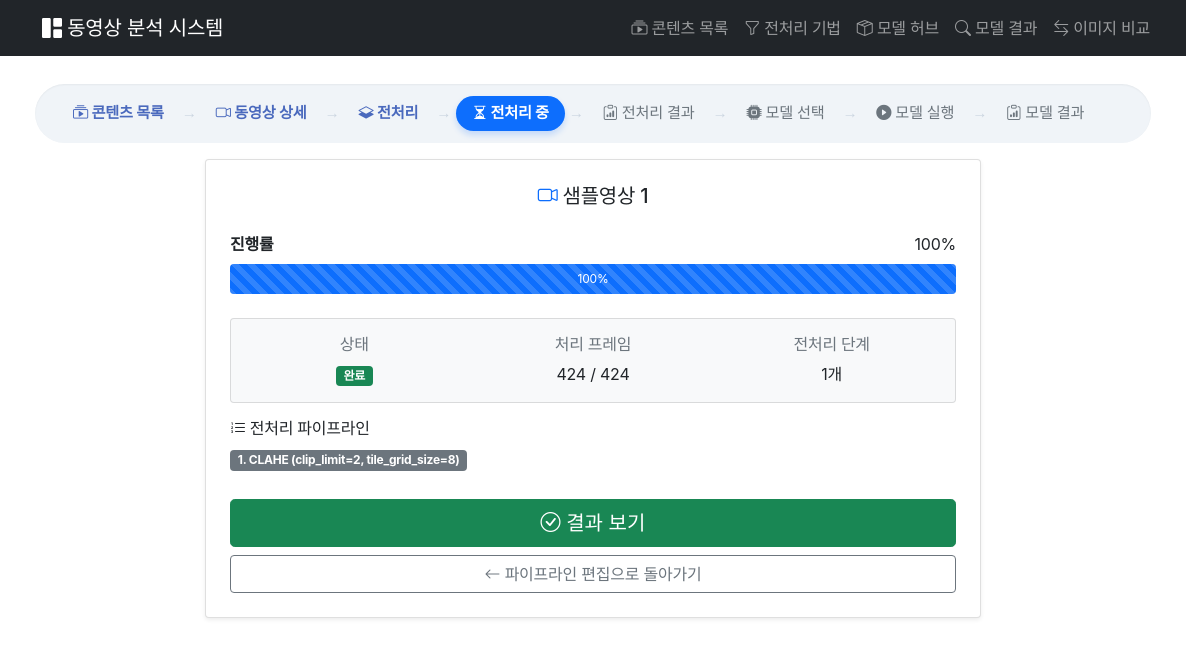
Before: /preprocess/1/progress/ with the older database file.
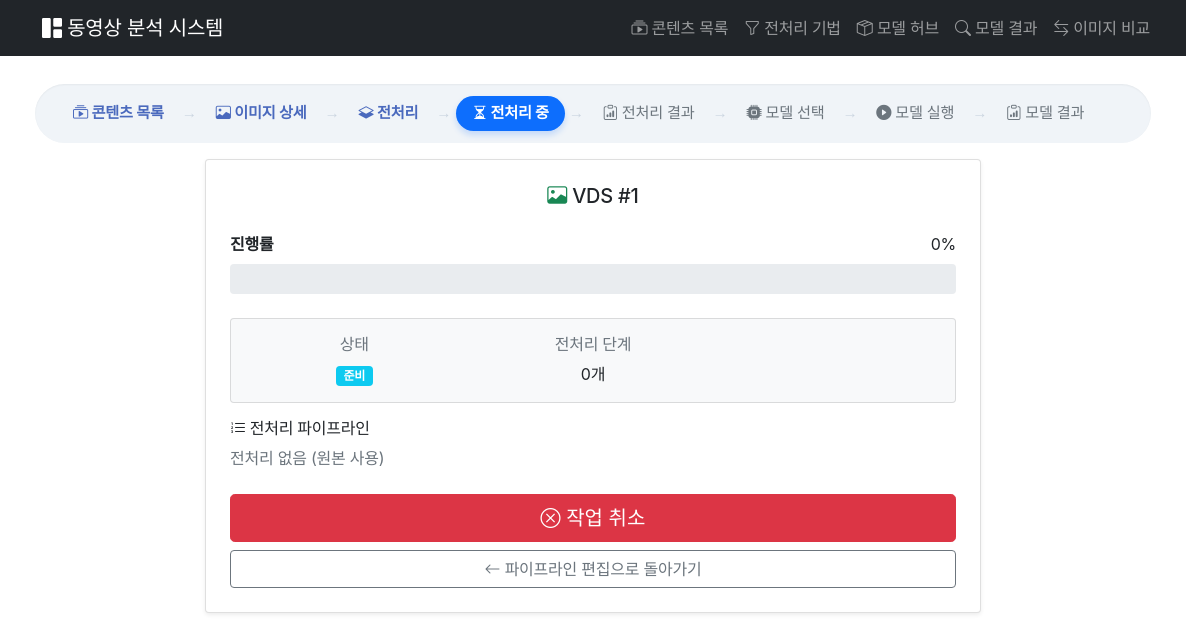
After: the same page with the newer database file.
### contents/models.py (models this page shows, shortened)
class Video(models.Model):
    title = models.CharField(max_length=200, verbose_name="제목")
    description = models.TextField(blank=True, verbose_name="설명")
    file = models.FileField(upload_to=video_upload_path, verbose_name="동영상 파일")
    thumbnail = models.ImageField(
        upload_to=thumbnail_upload_path, blank=True, null=True, verbose_name="썸네일"
    )
    file_size = models.BigIntegerField(default=0, verbose_name="파일 크기")
    uploaded_at = models.DateTimeField(auto_now_add=True, verbose_name="업로드 시간")
    class Meta:
        verbose_name = "동영상"
        verbose_name_plural = "동영상들"
        ordering = ["-uploaded_at"]

class Image(models.Model):
    title = models.CharField(max_length=200, verbose_name="제목")
    description = models.TextField(blank=True, verbose_name="설명")
    file = models.ImageField(upload_to=image_upload_path, verbose_name="이미지 파일")
    file_size = models.BigIntegerField(default=0, verbose_name="파일 크기")
    width = models.IntegerField(default=0, verbose_name="너비")
    height = models.IntegerField(default=0, verbose_name="높이")
    uploaded_at = models.DateTimeField(auto_now_add=True, verbose_name="업로드 시간")
    class Meta:
        verbose_name = "이미지"
        verbose_name_plural = "이미지들"
        ordering = ['-uploaded_at']

### preprocess/models.py (models this page shows, shortened)
class PreprocessingTask(models.Model):
    STATUS_CHOICES = [
        ("ready", "준비"),
        ("pending", "대기 중"),
        ("processing", "처리 중"),
        ("completed", "완료"),
        ("failed", "실패"),
        ("cancelled", "취소됨"),
    ]
    video = models.ForeignKey(
        Video,
        on_delete=models.CASCADE,
        related_name="preprocessing_tasks",
        null=True,
        blank=True,
        verbose_name="동영상",
    )
    image = models.ForeignKey(
        Image,
        on_delete=models.CASCADE,
        related_name="preprocessing_tasks",
        null=True,
        blank=True,
        verbose_name="이미지",
    )
    preprocessing_pipeline = models.JSONField(
        default=list,
        blank=True,
        verbose_name="전처리 파이프라인",
        help_text="적용할 전처리 기법들의 순서와 파라미터"
    )
    status = models.CharField(
        max_length=20,
        choices=STATUS_CHOICES,
        default="pending",
        verbose_name="상태"
    )
    progress = models.IntegerField(
        default=0,
        verbose_name="진행률 (%)"
    )
    current_step = models.CharField(
        max_length=200,
        blank=True,
        null=True,
        default="",
        verbose_name="현재 단계"
    )
    started_at = models.DateTimeField(
        null=True,
        blank=True,
        verbose_name="시작 시간"
    )
    completed_at = models.DateTimeField(
        null=True,
        blank=True,
        verbose_name="완료 시간"
    )
    processed_frames = models.IntegerField(
        default=0,
        verbose_name="처리된 프레임"
    )
    total_frames = models.IntegerField(
        default=0,
        verbose_name="총 프레임"
    )
    output_file_path = models.CharField(
        max_length=500,
        blank=True,
        verbose_name="출력 파일 경로"
    )
    error_message = models.TextField(
        blank=True,
        null=True,
        default="",
        verbose_name="에러 메시지"
    )
    created_at = models.DateTimeField(
        auto_now_add=True,
        verbose_name="생성일"
    )
    updated_at = models.DateTimeField(
        auto_now=True,
        verbose_name="수정일"
    )
    class Meta:
        verbose_name = "전처리 작업"
        verbose_name_plural = "전처리 작업들"
        ordering = ["-created_at"]
    def get_content(self):
        return self.video if self.video else self.image
    def get_content_type(self):
        return "video" if self.video else "image"
    def get_pipeline_display(self):
        if not self.preprocessing_pipeline:
            return []
        from prephub.models import PreprocessingMethod
        result = []
        for step in self.preprocessing_pipeline:
            method_id = step.get("method_id")
            params = step.get("params", {})
            try:
                method = PreprocessingMethod.objects.get(id=method_id)
                display_name = method.name
                if params:
                    param_str = ", ".join([f"{k}={v}" for k, v in params.items()])
                    display_name = f"{display_name} ({param_str})"
                result.append(display_name)
            except PreprocessingMethod.DoesNotExist:
                result.append(f"알 수 없는 기법 (ID: {method_id})")
        return result
    def get_status_display_badge(self):
        status_colors = {
            "ready": "info",
            "pending": "secondary",
            "processing": "primary",
            "completed": "success",
            "failed": "danger",
            "cancelled": "warning",  # ⭐ 추가
        }
        return status_colors.get(self.status, "secondary")

### preprocess/views.py (the view)
class PreprocessingProgressView(View):
    template_name = "preprocess/progress.html"
    def get(self, request, task_id):
        task = get_object_or_404(PreprocessingTask, id=task_id)
        content = task.get_content()
        if not content:
            messages.error(request, "컨텐츠를 찾을 수 없습니다.")
            return redirect("content_list")
        context = {
            "task": task,
            "content": content,
            "content_type": task.get_content_type(),
        }
        return render(request, self.template_name, context)

### preprocess/templates/preprocess/progress.html (shortened to what the changed rows need)
{% extends 'contents/base.html' %}
{% block breadcrumb_items %}
    <li class="custom-breadcrumb-item">
        {% if content_type == 'image' %}
        <a href="{% url 'image_detail' content.id %}">
            <i class="bi bi-image"></i> 이미지 상세
        </a>
        {% else %}
        <a href="{% url 'video_detail' content.id %}">
            <i class="bi bi-camera-video"></i> 동영상 상세
        </a>
        {% endif %}
    </li>
{% endblock %}
{% block content %}
<div class="container" style="max-width: 800px;">
    <div class="card shadow-sm">
        <div class="card-body p-4">
            <div class="text-center mb-4">
                <h5>
                    {% if content_type == 'video' %}
                        <i class="bi bi-camera-video text-primary"></i>
                    {% else %}
                        <i class="bi bi-image text-success"></i>
                    {% endif %}
                    {{ content.title }}
                </h5>
            </div>
            <div class="mb-4">
                <div class="d-flex justify-content-between mb-2">
                    <span><strong>진행률</strong></span>
                    <span id="progressText">{{ task.progress }}%</span>
                </div>
                <div class="progress" style="height: 30px;">
                    <div id="progressBar"
                         class="progress-bar progress-bar-striped progress-bar-animated"
                         role="progressbar"
                         style="width: {{ task.progress }}%"
                         aria-valuenow="{{ task.progress }}"
                         aria-valuemin="0"
                         aria-valuemax="100">
                        <span id="progressPercent">{{ task.progress }}%</span>
                    </div>
                </div>
            </div>
            <div class="card bg-light mb-3">
                <div class="card-body">
                    <div class="row text-center">
                        <div class="col-md-4">
                            <h6 class="text-muted">상태</h6>
                            <span class="badge bg-{{ task.get_status_display_badge }}" id="statusBadge">
                                {{ task.get_status_display }}
                            </span>
                        </div>
                        {% if content_type == 'video' %}
                        <div class="col-md-4">
                            <h6 class="text-muted">처리 프레임</h6>
                            <p class="mb-0">
                                <span id="processedFrames">{{ task.processed_frames }}</span> /
                                <span id="totalFrames">{{ task.total_frames }}</span>
                            </p>
                        </div>
                        {% endif %}
                        <div class="col-md-4">
                            <h6 class="text-muted">전처리 단계</h6>
                            <p class="mb-0">{{ task.preprocessing_pipeline|length }}개</p>
                        </div>
                    </div>
                </div>
            </div>
            <div class="mb-3">
                <div>
                    {% if task.get_pipeline_display %}
                        {% for step in task.get_pipeline_display %}
                            <span class="badge bg-secondary me-1 mb-1">{{ forloop.counter }}. {{ step }}</span>
                        {% endfor %}
                    {% else %}
                        <span class="text-muted">전처리 없음 (원본 사용)</span>
                    {% endif %}
                </div>
            </div>
            <div class="d-grid gap-2 mt-4" id="buttonContainer">
                {% if task.status == 'completed' %}
                    <button class="btn btn-success btn-lg" onclick="goToResult()">
                        <i class="bi bi-check-circle"></i> 결과 보기
                    </button>
                {% else %}
                    {% if task.status == 'pending' %}
                        <form method="post" action="{% url 'preprocess:restart_task' task.id %}">
                            {% csrf_token %}
                            <button type="submit" class="btn btn-warning btn-lg w-100">
                                <i class="bi bi-arrow-clockwise"></i> 재시작
                            </button>
                        </form>
                        <button type="button" class="btn btn-danger btn-lg" onclick="confirmCancel()">
                            <i class="bi bi-x-circle"></i> 작업 취소
                        </button>
                    {% else %}
                        <button type="button" class="btn btn-danger btn-lg" onclick="confirmCancel()">
                            <i class="bi bi-x-circle"></i> 작업 취소
                        </button>
                    {% endif %}
                {% endif %}
                {% if content_type == 'video' %}
                    <a href="{% url 'preprocess:start_preprocessing_with_task' content.pk task.id %}?type=video" class="btn btn-outline-secondary">
                        <i class="bi bi-arrow-left"></i> 파이프라인 편집으로 돌아가기
                    </a>
                {% else %}
                    <a href="{% url 'preprocess:start_preprocessing_with_task' content.pk task.id %}?type=image" class="btn btn-outline-secondary">
                        <i class="bi bi-arrow-left"></i> 파이프라인 편집으로 돌아가기
                    </a>
                {% endif %}
            </div>
        </div>
    </div>
</div>
{% endblock %}

Changed rows visible on the page:
removed Video: title "샘플영상 1"
added Image: title "VDS #1"
changed PreprocessingTask: progress "100" → "0"; status "완료" → "준비"; preprocessing_pipeline|length "1" → "0"; progress "100" → (not shown); processed_frames "424" → (not shown); total_frames "424" → (not shown)
Other visible differences:
text no longer shown: "동영상 상세 % 처리 프레임 / 결과 보기"
text now shown: "이미지 상세 전처리 없음 (원본 사용) 작업 취소"
list line gone: "1 . CLAHE (clip_limit=2, tile_grid_size=8)"
